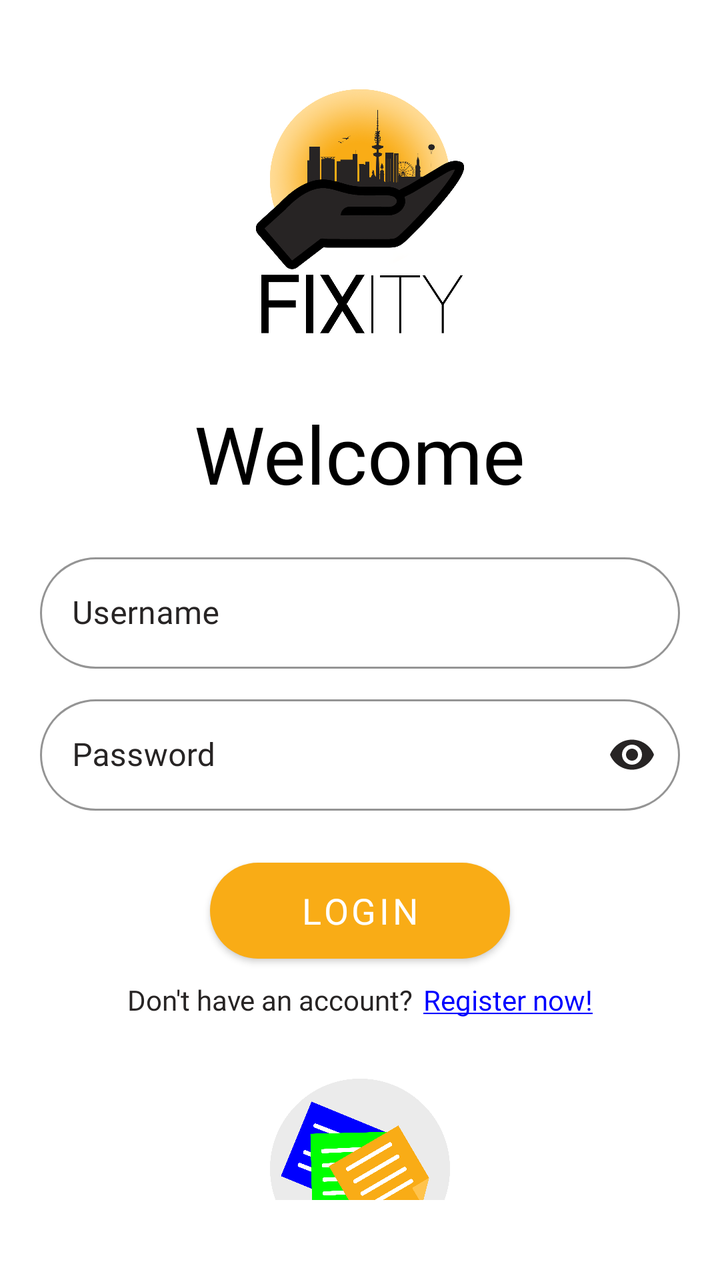
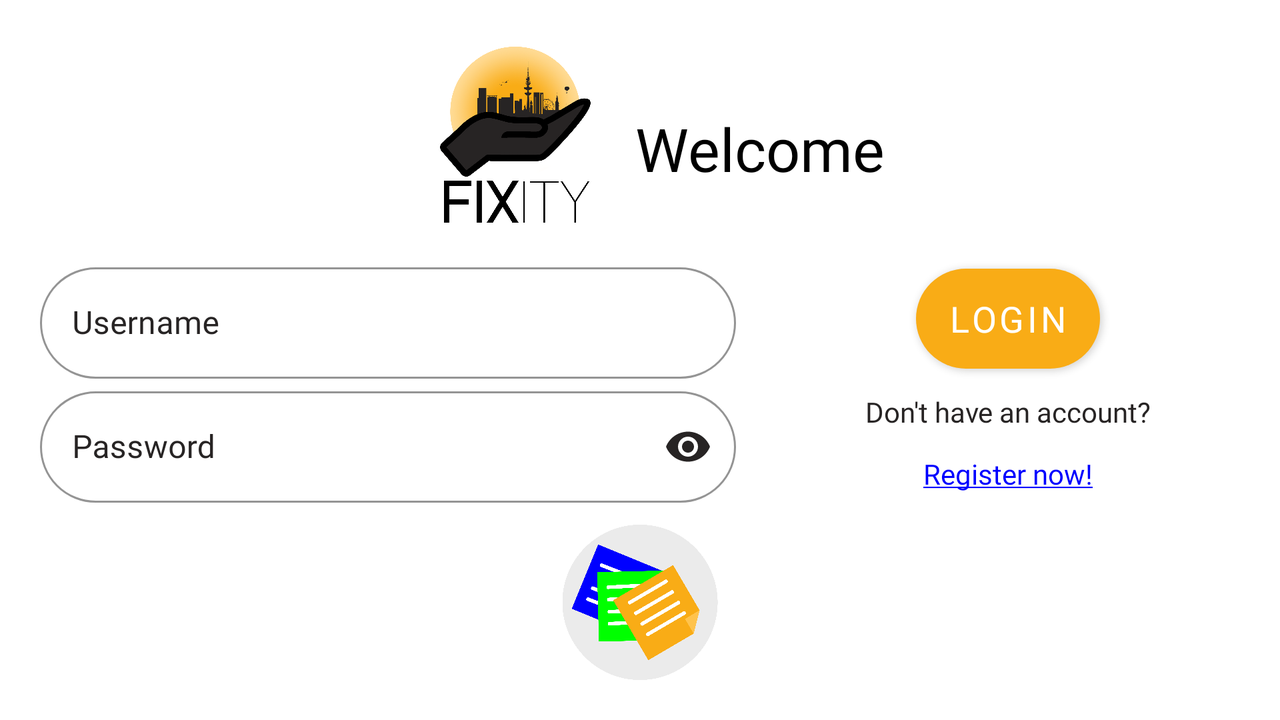

Compare how this app lays out the same screen by default and in its alternative resource folder. The renders come first, then the two layout files and the values they reference.
<!-- AndroidManifest.xml: application theme Theme.Fixity -->
<!-- res/layout/activity_main.xml -->
<?xml version="1.0" encoding="utf-8"?>
<LinearLayout xmlns:android="http://schemas.android.com/apk/res/android"
    xmlns:app="http://schemas.android.com/apk/res-auto"
    xmlns:tools="http://schemas.android.com/tools"
    android:layout_width="match_parent"
    android:layout_height="match_parent"
    android:background="#fff"
    android:gravity="center_vertical"
    android:orientation="vertical"
    android:padding="20dp"
    tools:context=".MainActivity">

    <ImageView
        android:id="@+id/logoImage"
        android:layout_width="150dp"
        android:layout_height="150dp"
        android:layout_gravity="center"
        android:layout_marginTop="20sp"
        android:contentDescription="@string/logo"
        android:src="@drawable/logo_fixity" />

    <TextView
        android:id="@+id/welcome"
        android:layout_width="wrap_content"
        android:layout_height="wrap_content"
        android:layout_gravity="center"
        android:layout_marginTop="10sp"
        android:fontFamily="@font/comfortaa_bold"
        android:text="@string/welcome"
        android:textColor="@color/black"
        android:textSize="40sp" />

    <LinearLayout
        android:layout_width="match_parent"
        android:layout_height="wrap_content"
        android:layout_marginTop="20dp"
        android:layout_marginBottom="20dp"
        android:orientation="vertical">

        <com.google.android.material.textfield.TextInputLayout
            android:id="@+id/username"
            style="@style/Widget.MaterialComponents.TextInputLayout.OutlinedBox"
            android:layout_width="match_parent"
            android:layout_height="wrap_content"
            android:hint="@string/username"
            android:textColorHint="@color/myBlack"
            app:boxCornerRadiusBottomEnd="30dp"
            app:boxCornerRadiusBottomStart="30dp"
            app:boxCornerRadiusTopEnd="30dp"
            app:boxCornerRadiusTopStart="30dp"
            app:boxStrokeColor="@color/myBlack"
            app:hintTextColor="@color/myBlack"
            app:startIconDrawable="@drawable/ic_outline_person_24"
            app:startIconTint="@color/myBlack">

            <com.google.android.material.textfield.TextInputEditText
                android:layout_width="match_parent"
                android:layout_height="wrap_content"
                android:fontFamily="@font/comfortaa_bold"
                android:inputType="textPersonName"
                android:textColor="@color/black" />
        </com.google.android.material.textfield.TextInputLayout>

        <com.google.android.material.textfield.TextInputLayout
            android:id="@+id/password"
            style="@style/Widget.MaterialComponents.TextInputLayout.OutlinedBox"
            android:layout_width="match_parent"
            android:layout_height="wrap_content"
            android:layout_marginTop="10dp"
            android:hint="@string/password"
            android:textColorHint="@color/myBlack"
            app:boxCornerRadiusBottomEnd="30dp"
            app:boxCornerRadiusBottomStart="30dp"
            app:boxCornerRadiusTopEnd="30dp"
            app:boxCornerRadiusTopStart="30dp"
            app:boxStrokeColor="@color/myBlack"
            app:hintTextColor="@color/myBlack"
            app:passwordToggleEnabled="true"
            app:passwordToggleTint="@color/myBlack"
            app:startIconDrawable="@drawable/ic_outline_lock_24"
            app:startIconTint="@color/myBlack">

            <com.google.android.material.textfield.TextInputEditText
                android:layout_width="match_parent"
                android:layout_height="wrap_content"
                android:fontFamily="@font/comfortaa_bold"
                android:inputType="textPassword"
                android:textColor="@color/black" />
        </com.google.android.material.textfield.TextInputLayout>

        <com.google.android.material.button.MaterialButton
            android:id="@+id/btn_login"
            android:layout_width="150dp"
            android:layout_height="60dp"
            android:layout_gravity="center"
            android:layout_marginTop="20dp"
            android:drawableEnd="@drawable/ic_round_arrow_forward_24"
            android:drawableRight="@drawable/ic_round_arrow_forward_24"
            android:fontFamily="@font/comfortaa_bold"
            android:text="@string/login"
            android:textColor="#fff"
            android:textSize="18sp"
            app:backgroundTint="#f9ac16"
            app:cornerRadius="30dp"
            app:drawableTint="@color/myBlack" />

        <LinearLayout
            android:layout_width="match_parent"
            android:layout_height="wrap_content"
            android:layout_marginTop="5dp"
            android:gravity="center"
            android:orientation="horizontal">

            <TextView
                android:layout_width="wrap_content"
                android:layout_height="wrap_content"
                android:fontFamily="@font/comfortaa_bold"
                android:text="@string/don_t_have_an_account"
                android:textColor="@color/myBlack" />

            <TextView
                android:id="@+id/btn_register"
                android:layout_width="wrap_content"
                android:layout_height="wrap_content"
                android:layout_marginStart="5dp"
                android:layout_marginLeft="5dp"
                android:fontFamily="@font/comfortaa_bold"
                android:text="@string/register_now"
                android:textColor="#0000FF" />
        </LinearLayout>

        <ImageView
            android:id="@+id/btn_notes"
            android:layout_width="90dp"
            android:layout_height="90dp"
            android:layout_gravity="center"
            android:layout_marginTop="30dp"
            android:contentDescription="@string/notes"
            app:srcCompat="@drawable/icon_notes" />

    </LinearLayout>


</LinearLayout>
<!-- resources referenced by this layout -->
<resources>
  <color name="black">#FF000000</color>
  <color name="myBlack">#272424</color>
  <!-- drawable icon_notes: png bitmap (drawable, 164746 bytes) -->
  <!-- drawable logo_fixity: png bitmap (drawable, 566599 bytes) -->
  <string name="don_t_have_an_account">Don\'t have an account?</string>
  <string name="login" translatable="false">Login</string>
  <string name="logo" translatable="false">logo</string>
  <string name="notes">Notes</string>
  <string name="password" translatable="false">Password</string>
  <string name="register_now"><u>Register now!</u></string>
  <string name="username">Username</string>
  <string name="welcome">Welcome</string>
  <style name="Theme.Fixity" parent="Theme.MaterialComponents.DayNight.NoActionBar">
          
          <item name="colorPrimary">#f9ac16</item>
          <item name="colorPrimaryVariant">#f9ac16</item>
          <item name="colorOnPrimary">@color/white</item>
          
          <item name="colorSecondary">@color/teal_200</item>
          <item name="colorSecondaryVariant">@color/teal_700</item>
          <item name="colorOnSecondary">@color/black</item>
          <item name="android:fontFamily">@font/comfortaa_bold</item>
          
      </style>
  <color name="white">#FFFFFFFF</color>
  <color name="teal_200">#FF03DAC5</color>
  <color name="teal_700">#FF018786</color>
</resources>
<!-- res/layout-land/activity_main.xml (the repository's variant of the layout above) -->
<!-- drawn on the phone turned sideways -->
<?xml version="1.0" encoding="utf-8"?>
<TableLayout xmlns:android="http://schemas.android.com/apk/res/android"
    xmlns:app="http://schemas.android.com/apk/res-auto"
    xmlns:tools="http://schemas.android.com/tools"
    android:layout_width="match_parent"
    android:layout_height="match_parent"
    android:background="#fff"
    android:orientation="vertical"
    android:padding="20dp"
    android:weightSum="5"
    tools:context=".MainActivity">

    <LinearLayout
        android:id="@+id/linear"
        android:layout_width="match_parent"
        android:layout_height="0dp"
        android:layout_weight="1.75"
        android:gravity="center"
        android:orientation="horizontal">

        <ImageView
            android:id="@+id/logoImage"
            android:layout_width="120dp"
            android:layout_height="match_parent"
            android:contentDescription="@string/logo"
            android:src="@drawable/logo_fixity" />

        <TextView
            android:id="@+id/welcome"
            android:layout_width="wrap_content"
            android:layout_height="wrap_content"
            android:fontFamily="@font/comfortaa_bold"
            android:text="@string/welcome"
            android:textColor="@color/black"
            android:textSize="30sp" />
    </LinearLayout>

    <LinearLayout
        android:id="@+id/linearLayout4"
        android:layout_width="match_parent"
        android:layout_height="0dp"
        android:layout_weight="2"
        android:baselineAligned="false"
        android:gravity="center"
        android:orientation="horizontal"
        android:weightSum="1">

        <TableLayout
            android:layout_width="0dp"
            android:layout_height="match_parent"
            android:layout_weight="0.6"
            android:gravity="center"
            android:orientation="vertical"
            android:weightSum="1">

            <com.google.android.material.textfield.TextInputLayout
                android:id="@+id/username"
                style="@style/Widget.MaterialComponents.TextInputLayout.OutlinedBox"
                android:layout_width="match_parent"
                android:layout_height="0dp"
                android:layout_weight="0.5"
                android:hint="@string/username"
                android:textColorHint="@color/myBlack"
                app:boxCornerRadiusBottomEnd="30dp"
                app:boxCornerRadiusBottomStart="30dp"
                app:boxCornerRadiusTopEnd="30dp"
                app:boxCornerRadiusTopStart="30dp"
                app:boxStrokeColor="@color/myBlack"
                app:hintTextColor="@color/myBlack"
                app:startIconDrawable="@drawable/ic_outline_person_24"
                app:startIconTint="@color/myBlack">

                <com.google.android.material.textfield.TextInputEditText
                    android:layout_width="match_parent"
                    android:layout_height="wrap_content"
                    android:fontFamily="@font/comfortaa_bold"
                    android:textColor="@color/black" />
            </com.google.android.material.textfield.TextInputLayout>

            <com.google.android.material.textfield.TextInputLayout
                android:id="@+id/password"
                style="@style/Widget.MaterialComponents.TextInputLayout.OutlinedBox"
                android:layout_width="match_parent"
                android:layout_height="0dp"
                android:layout_weight="0.5"
                android:hint="@string/password"
                android:textColorHint="@color/myBlack"
                app:boxCornerRadiusBottomEnd="30dp"
                app:boxCornerRadiusBottomStart="30dp"
                app:boxCornerRadiusTopEnd="30dp"
                app:boxCornerRadiusTopStart="30dp"
                app:boxStrokeColor="@color/myBlack"
                app:hintTextColor="@color/myBlack"
                app:passwordToggleEnabled="true"
                app:passwordToggleTint="@color/myBlack"
                app:startIconDrawable="@drawable/ic_outline_lock_24"
                app:startIconTint="@color/myBlack">

                <com.google.android.material.textfield.TextInputEditText
                    android:layout_width="match_parent"
                    android:layout_height="wrap_content"
                    android:fontFamily="@font/comfortaa_bold"
                    android:inputType="textPassword"
                    android:textColor="@color/black" />
            </com.google.android.material.textfield.TextInputLayout>
        </TableLayout>

        <TableLayout
            android:layout_width="0dp"
            android:layout_height="match_parent"
            android:layout_marginStart="20dp"
            android:layout_marginLeft="20dp"
            android:layout_weight="0.4"
            android:gravity="center"
            android:orientation="vertical"
            android:weightSum="1">

            <LinearLayout
                android:layout_width="match_parent"
                android:layout_height="0dp"
                android:layout_weight="0.5"
                android:gravity="center">

                <com.google.android.material.button.MaterialButton
                    android:id="@+id/btn_login"
                    android:layout_width="wrap_content"
                    android:layout_height="match_parent"
                    android:layout_gravity="center"
                    android:drawableEnd="@drawable/ic_round_arrow_forward_24"
                    android:drawableRight="@drawable/ic_round_arrow_forward_24"
                    android:fontFamily="@font/comfortaa_bold"
                    android:text="@string/login"
                    android:textColor="#fff"
                    android:textSize="18sp"
                    app:backgroundTint="#f9ac16"
                    app:cornerRadius="30dp"
                    app:drawableTint="@color/myBlack" />
            </LinearLayout>

            <TableLayout
                android:id="@+id/linearLayout2"
                android:layout_width="match_parent"
                android:layout_height="0dp"
                android:layout_weight="0.5"
                android:gravity="center"
                android:orientation="vertical"
                android:weightSum="1">

                <TextView
                    android:layout_width="wrap_content"
                    android:layout_height="0dp"
                    android:layout_weight="0.5"
                    android:fontFamily="@font/comfortaa_bold"
                    android:gravity="center"
                    android:text="@string/don_t_have_an_account"
                    android:textColor="@color/myBlack" />

                <TextView
                    android:id="@+id/btn_register"
                    android:layout_width="wrap_content"
                    android:layout_height="0dp"
                    android:layout_weight="0.5"
                    android:fontFamily="@font/comfortaa_bold"
                    android:gravity="center"
                    android:clickable="true"
                    android:focusable="true"
                    android:onClick="registerClick"
                    android:text="@string/register_now"
                    android:textColor="#0000FF" />
            </TableLayout>
        </TableLayout>
    </LinearLayout>

    <LinearLayout
        android:id="@+id/linearLayout"
        android:layout_width="match_parent"
        android:layout_height="0dp"
        android:layout_marginTop="10dp"
        android:layout_weight="1.25"
        android:gravity="center"
        android:orientation="horizontal">

        <ImageView
            android:id="@+id/btn_notes"
            android:layout_width="match_parent"
            android:layout_height="match_parent"
            android:contentDescription="@string/notes"
            app:srcCompat="@drawable/icon_notes" />
    </LinearLayout>

</TableLayout>
